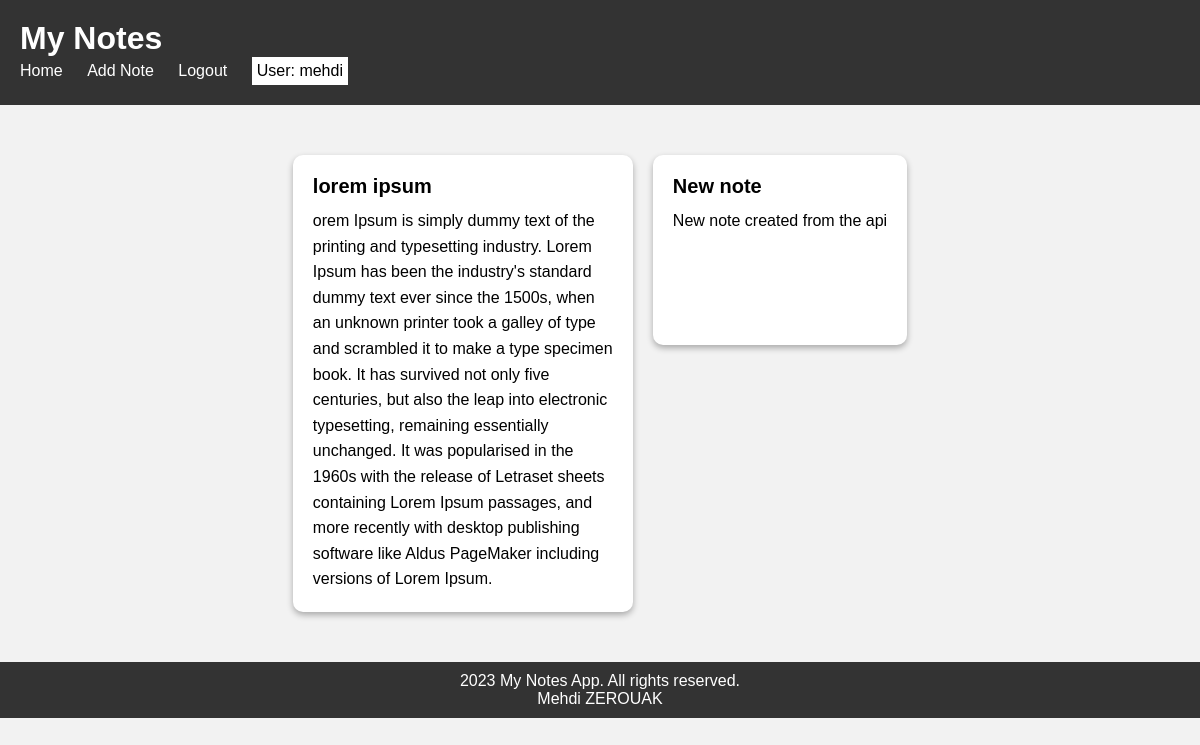
The app's page / (signed in) with its own data.
### MyNotesApp/models.py (models this page shows, shortened)
class Note(models.Model):
    Title = models.CharField(max_length=40)
    content = models.CharField(max_length=2000)
    author = models.ForeignKey(User , on_delete=models.CASCADE)

### MyNotesApp/views.py (the view)
# urls.py: path('' , views.home , name='home'),
@login_required
def home(request):
    context = {'Notes':Note.objects.filter(author=request.user)}
    return render(request , 'home.html' , context)

### MyNotesApp/templates/home.html (shortened to what this page needs)
{% extends 'base.html' %}
{% block content %}
    {% if Notes %}
    <div class="notes-container">
        {% for note in Notes %}
        <a href="{% url 'note' note.id %}">
        <div class="note-paper">
            <h3 class="note-title">{{ note.Title }}</h3>
            <p class="note-content">{{ note.content|linebreaksbr }}</p>
        </div>
        </a>
        {% endfor %}
    </div>
    {% else %}
    <h3>You Don't Have Any Notes <a href="{% url 'add_note' %}">Add Note</a></h3>
    {% endif %}
{% endblock %}

### MyNotesApp/templates/base.html (shortened to what this page needs)
{% load static %}
<!DOCTYPE html>
<html>
<head>
    <link rel="stylesheet" href="{% static 'styles/styles.css' %}">
</head>
<body>
    <header>
        <h1>My Notes</h1>
        <nav>
            <ul>
                {% if user.is_authenticated %}
                <li><a href="/">Home</a></li>
                <li><a href="{% url 'add_note' %}">Add Note</a></li>
                <li><a href="{% url 'logout' %}">Logout</a></li>
                <li style="color: rgb(0, 0, 0); background-color: white; padding: 5px;">User: {{user.username}} </li>
                {% endif %}
            </ul>
        </nav>
    </header>
    <main>
        {% block content %} {% endblock %}
    </main>
    <footer>
        <p> 2023 My Notes App. All rights reserved.</p>
        <p> Mehdi ZEROUAK </p>
    </footer>
</body>
</html>

### static/styles/styles.css (style rules this page uses)
body, h1, h2, h3, p, ul, li { margin: 0; padding: 0; }
body { font-family: Arial, sans-serif; background-color: #f2f2f2; }
header { background-color: #333; color: #fff; padding: 20px; }
header h1 { margin: 0; }
nav ul { list-style: none; }
nav li { display: inline-block; margin-right: 20px; }
nav a { color: #fff; text-decoration: none; }
main { padding: 20px; }
footer { background-color: #333; color: #fff; padding: 10px; text-align: center; }
.notes-container { display: flex; flex-wrap: wrap; justify-content: center; align-items: flex-start; padding: 20px; }
.note-paper { background-color: #fff; box-shadow: 0 3px 6px rgba(0, 0, 0, 0.3); border-radius: 10px; margin: 10px; padding: 20px; max-width: 300px; min-height: 150px; display: flex; flex-direction: column; transition: transform 0.2s ease-in-out; }
.note-title { font-size: 20px; font-weight: bold; margin-bottom: 10px; }
.note-content { flex-grow: 1; }
.notes-container a { text-decoration: none; color: inherit; }
.note-content { font-size: 16px; line-height: 1.6; }

### records on screen
Note: Title "lorem ipsum", content "orem Ipsum is simply dummy text of the printing and typesetting industry. Lorem Ipsum has been the industry's standard dummy text ever since the 1500s, when an unknown printer took a galley of type and scrambled it to make a type specimen book. It has survived not only five centuries, but also the leap into electronic typesetting, remaining essentially unchanged. It was popularised in the 1960s with the release of Letraset sheets containing Lorem Ipsum passages, and more recently with desktop publishing software like Aldus PageMaker including versions of Lorem Ipsum."
Note: Title "New note", content "New note created from the api"

### other values on screen
{{ user.username }} "mehdi"
